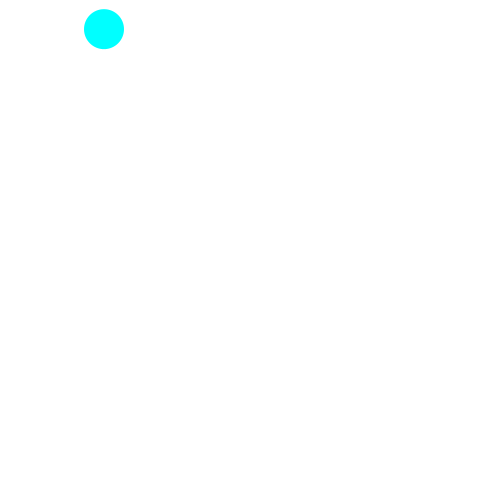
Frame 1 (no input)
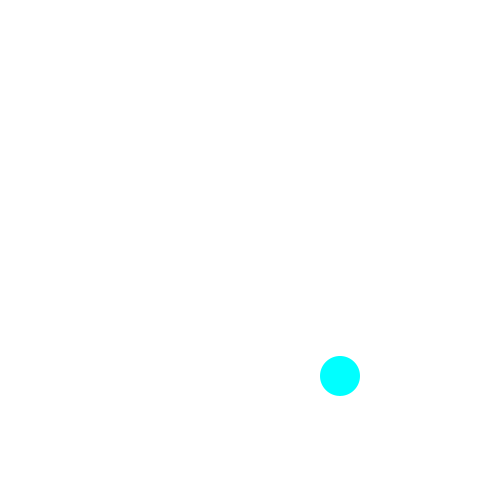
Frame 60 (the mouse pressed at the canvas centre just before this capture)
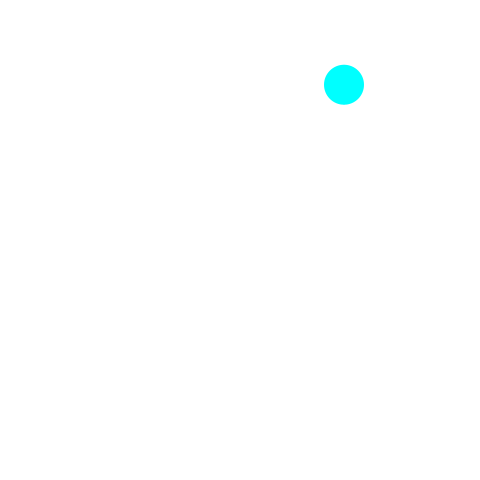
Frame 120 (the mouse held since frame 60 and released just before this capture)

The Processing sketch that drew these frames (run headless with seeded random() and noise(); from frame 60 on, the mouse is pressed at the canvas centre):

// Processing sketch: ballCatchable
// ── ballCatchable.pde
// 定数
final float gravity = 9.8 / 60;  // <-- 1/60秒あたりの重力加速度
final float elas=1;

final float y0=25;//y座標初期位置
final float vy0=4;//初速度
// 変数
float x=100;                     //ボールのx軸
float vx=4;                        // <-- ボールの速度のx成分
float y;                         // <-- ボールのy座標
float vy;                        // <-- ボールの速度のy成分

int fps=60;
int d=40;//直径

float Hue=0;
boolean Touch=false;


void setup() {
  size(480, 480);
  noStroke();
  fill(0, 0, 0);

  frameRate(fps);
  y=y0;
  vy=vy0;
  colorMode(HSB, 360, 100, 100);
}

void draw() {
  background(0, 0, 255);
  check();
  if (Touch == true) {
    fill(0, 100, 100);
    ellipse(x, y, d, d);
    return;
  } else {
    fill(180, 100, 100);
  }  
  print(Touch);
  if (x>width-d/2) {                       //地面接触
    x=height-d/2;
    bound_x();
  }
  if (x<0+d/2) {                       //地面接触
    x=0+d/2;
    bound_x();
  }
  if (y>height-d/2) {                       //地面接触
    y=height-d/2;
    bound_y();
  }
  if (y<0+d/2) {                             //天井接触
    y=0+d/2;
    bound_y();
  }
  vy += gravity;    // <-- 速度に重力加速度を加算する
  x +=vx;           // <-- ボールがxの速度ぶん移動する
  y +=vy;//= min(y+vy,height-d/2);          // <-- ボールｙの速度ぶん移動する
  //fill(calcHue(vy)*10, 100, 100);
  print((int)y+".");
  ellipse(x, y, d, d);
}

void bound_y() {
  vy=-vy*elas;
}

void bound_x() {
  vx=-vx*elas;
}

float calcHue(float vy) {
  Hue = sqrt(vx * vx + vy * vy);
  return Hue;
}

void check() {
  if ((mouseX-x)*(mouseX-x)+(mouseY-y)*(mouseY-y)<(d/2)*(d/2)) {
    Touch=true;
  } else {
    Touch=false;
  }
}
